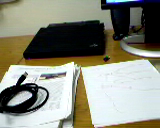
//> input picture 未整理的OpenCV代码/教学代码：学习OPENCV3源代码/example_16-01-imgA.png, 160 x 128 px
$ ./Exercises_9_1-2-10-11-12-15-16 example_16-01-imgA.png   (built with g++ and OpenCV 4)
//> lines starting //> are read from the running program, lines starting //| are printed output that depends on the picture; after the words box and inside, x2 and y2 are one past the last pixel; in counts of white or black regions, pixels touching at a corner belong together
//Exercises_9_1-2-10-11-12-15-16.cpp Exercises at end of Chapter 8
#include <opencv2/opencv.hpp>
#include <iostream>

using namespace cv;
using namespace std;


void help(const char **argv) {
	cout << "\n\n"
		<< "This program solves the Exercise 1、2、10、11、12、15 and 16 at the end of Chapter 9 \n"
		<< "Call:\n"
		<< argv[0] << " <path/image_name>\n\n"
		<< "For example: ./" << argv[0] << " ../lena.jpg\n"
		<< endl;
}

int main( int argc, const char** argv )
{
	help(argv);
	if(argc < 2) {
		cout << "\nERROR: You had too few parameters.\n" << endl;
		return -1;
	}
	Mat src ;
	Mat gray;
	Mat mask;
	Mat temp;
	Mat temp2;
	/************************************************************************/
	/* 1.  Load an image with interesting textures. Smooth the image in several ways using
	cv::smooth() with smoothtype=cv::GAUSSIAN.
	a.  Use a symmetric 3 × 3, 5 × 5, 9 × 9, and 11 × 11 smoothing window size and
	display the results.
	b.  Are the output results nearly the same by smoothing the image twice with a
	5 × 5 Gaussian filter as when you smooth once with two 11 × 11 filters? Why
	or why not?                                                                     */
	/************************************************************************/
	src = imread(argv[1]);
//> src is the input picture: 128 rows x 160 cols, CV_8UC3; mean B, G, R 124.1, 138, 137
	if (src.empty())
	{
		cout << "\nERROR: parameters is not a image name.\n" << endl;
		return -1;
	}
	double minPixelValue, maxPixelValue;
	//a
	Mat smooth33;Mat smooth55;Mat smooth99;Mat smooth111;
	GaussianBlur(src,smooth33,cv::Size(3,3),0);
	GaussianBlur(src,smooth55,cv::Size(5,5),0);
	GaussianBlur(src,smooth99,cv::Size(9,9),0);
	GaussianBlur(src,smooth111,cv::Size(11,11),0);
	//b
	GaussianBlur(smooth55,smooth55,cv::Size(5,5),0);
	temp = smooth55 - smooth111;
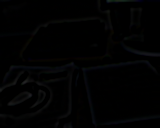
//> temp: 128 rows x 160 cols, CV_8UC3; mean B, G, R 2, 1.8, 1.6
	cv::minMaxIdx(temp, &minPixelValue, &maxPixelValue);
//> minPixelValue = 0; maxPixelValue = 41
	// maxPixelVaule  = 19 ,the result is " 5 × 5 Gaussian filter twice" is much like "11 × 11 filters"

	/************************************************************************/
	/* 2.  Create a 100 × 100 single-channel image. Set all pixels to 0. Finally, set the center
	pixel equal to 255.
	a.  Smooth this image with a 5 × 5 Gaussian filter and display the results. What
	did you find?
	b.  Do this again but with a 9 × 9 Gaussian filter.
	c.  What does it look like if you start over and smooth the image twice with the 5
	× 5 filter? Compare this with the 9 × 9 results. Are they nearly the same? Why
	or why not?
	*/
	/************************************************************************/
	Mat singleChanel100 = Mat(100,100,CV_8U,Scalar(0));
	singleChanel100.at<uchar>(50,50) = 255;

	//a
	GaussianBlur(singleChanel100,temp,cv::Size(5,5),0);
//> temp: 100 rows x 100 cols, CV_8UC1
	imshow("5 × 5 Gaussian filter",temp);
	//b
	GaussianBlur(singleChanel100,temp,cv::Size(9,9),0);
//> temp: 100 rows x 100 cols, CV_8UC1; min 0, max 14, mean 0.0262
	imshow("9 × 9Gaussian filter",temp);
	//c
	GaussianBlur(singleChanel100,temp,cv::Size(5,5),0);
	GaussianBlur(temp,temp,cv::Size(5,5),0);
//> temp: 100 rows x 100 cols, CV_8UC1; min 0, max 19, mean 0.0251
	GaussianBlur(singleChanel100,temp2,cv::Size(9,9),0);
	absdiff(temp,temp2,temp2);
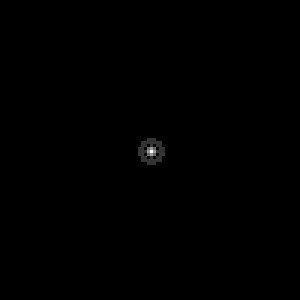
//> temp2: 100 rows x 100 cols, CV_8UC1 (shown 3 times larger); min 0, max 5, mean 0.0069; drawn with min black and max white
	cv::minMaxIdx(temp2, &minPixelValue, &maxPixelValue);
//> maxPixelValue = 5
	//maxPixelVaule = 5,the result are nearly the same
	/************************************************************************/
	/* 10.  Create  a  low-variance  random  image  (use  a  random  number  call  such  that  the
	numbers don’t differ by much more than three and most numbers are near zero).
	Load  the  image  into  a  drawing  program  such  as  PowerPoint,  and  then  draw  a
	wheel  of  lines  meeting  at  a  single  point.  Use  bilateral  filtering  on  the  resulting
	image and explain the results.                                                                     */
	/************************************************************************/
	Mat matLowVariance  = Mat(512,512,CV_8U,Scalar(0));
	RNG arng = cv::theRNG();
	arng.fill(matLowVariance,RNG::UNIFORM,0,30);
	//draw a wheel of lines meeting at the center
	line(matLowVariance,Point(256,256),Point(256,256-100),Scalar(255),1);
//> matLowVariance: 512 rows x 512 cols, CV_8UC1; min 0, max 255, mean 14.6
	line(matLowVariance,Point(256,256),Point(256+100,256+100),Scalar(255),1);
//> matLowVariance: 512 rows x 512 cols, CV_8UC1; min 0, max 255, mean 14.7
	line(matLowVariance,Point(256,256),Point(256+100,256),Scalar(255),1);
//> matLowVariance: 512 rows x 512 cols, CV_8UC1; min 0, max 255, mean 14.8
	line(matLowVariance,Point(256,256),Point(256+100,256-100),Scalar(255),1);
//> matLowVariance: 512 rows x 512 cols, CV_8UC1; min 0, max 255, mean 14.9
	line(matLowVariance,Point(256,256),Point(256,256+100),Scalar(255),1);
//> matLowVariance: 512 rows x 512 cols, CV_8UC1; min 0, max 255, mean 15
	line(matLowVariance,Point(256,256),Point(256-100,256-100),Scalar(255),1);
//> matLowVariance: 512 rows x 512 cols, CV_8UC1; min 0, max 255, mean 15.1
	line(matLowVariance,Point(256,256),Point(256-100,256),Scalar(255),1);
//> matLowVariance: 512 rows x 512 cols, CV_8UC1; min 0, max 255, mean 15.1
	line(matLowVariance,Point(256,256),Point(256-100,256+100),Scalar(255),1);
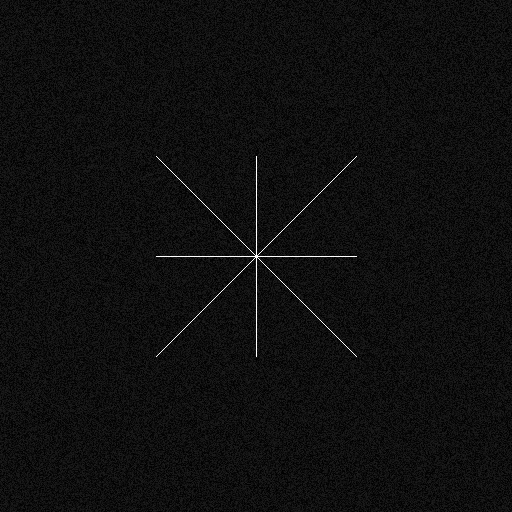
//> matLowVariance: 512 rows x 512 cols, CV_8UC1; min 0, max 255, mean 15.2
	imshow("a wheel  of  lines  meeting  at  a  single  point",matLowVariance);
	bilateralFilter(matLowVariance,temp,5,10.0,2.0);
//> temp: 512 rows x 512 cols, CV_8UC1
	imshow("bilateralFilter",temp);
	/************************************************************************/
	/* 11.  Load an image of a scene and convert it to grayscale.
	a.  Run  the  morphological  Top  Hat  operation  on  your  image  and  display  theresults.
	b.  Convert the resulting image into an 8-bit mask.
	c.  Copy a grayscale value into the original image where the Top Hat mask (from
	Part b of this exercise) is nonzero. Display the results.                                                                     */
	/************************************************************************/
	cvtColor(src,gray,COLOR_BGR2GRAY);
	//a
	morphologyEx(gray,temp,cv::MORPH_TOPHAT,Mat());//MOP_TOPHAT
//> temp: 128 rows x 160 cols, CV_8UC1
	imshow(" morphological  Top  Hat",temp);
	//b
	temp.convertTo(mask,CV_8UC1);
	//c
	cvtColor(gray,gray,COLOR_GRAY2BGR);
//> gray: 128 rows x 160 cols, CV_8UC3
	gray.copyTo(src,mask);
	imshow("execrise 11 result",src);
	/************************************************************************/
	/* 12.  Load an image with many details.
	a.  Use resize() to reduce the image by a factor of 2 in each dimension (hence
	the image will be reduced by a factor of 4). Do this three times and display the
	results.
	b.  Now take the original image and use cv::pyrDown() to reduce it three times,
	and then display the results.
	c.  How are the two results different? Why are the approaches different?
	*/
	/************************************************************************/
	//a
	Mat matResize;
	resize(src,matResize,cv::Size(0,0),0.5,0.5);
	resize(matResize,matResize,cv::Size(0,0),0.5,0.5);
//> matResize: 32 rows x 40 cols, CV_8UC3
	resize(matResize,matResize,cv::Size(0,0),0.5,0.5);
	imshow("resize 3 times",matResize);
	//b
	Mat	matPyrDown;
	pyrDown(src,matPyrDown);
	pyrDown(matPyrDown,matPyrDown);
//> matPyrDown: 32 rows x 40 cols, CV_8UC3
	pyrDown(matPyrDown,matPyrDown);
	imshow("pyrDown 3 times",matPyrDown);
	//c
	absdiff(matResize,matPyrDown,temp);
	imshow("two results of resize and pyDown diff",temp);
	/************************************************************************/
	/* 15.  Use  cv::filter2D()  to  create  a  filter  that  detects  only  60-degree  lines  in  an
	image. Display the results on a sufficiently interesting image scene.                                                                     */
	/************************************************************************/
	Mat matWithLines = Mat(512,512,CV_8UC1,Scalar(0));
	// create 9 lines
	for (int i=0;i<9;i++)
	{
		line(matWithLines,Point(arng.uniform(0,512),arng.uniform(0,521)),Point(arng.uniform(0,512),arng.uniform(0,521)),Scalar(255),1);
	}
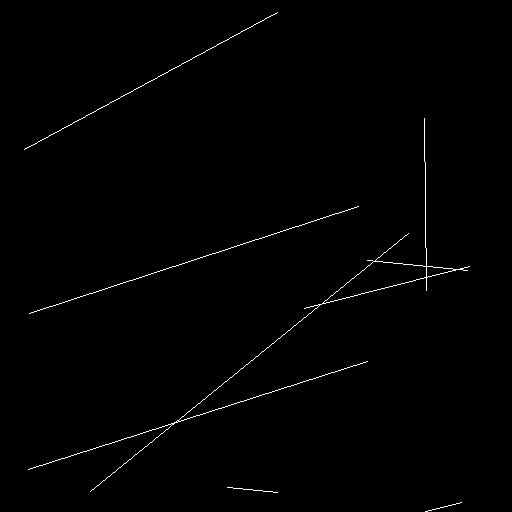
//> matWithLines: 512 rows x 512 cols, CV_8UC1; 0.67% white in thin lines or dots, all inside (x1, y1, x2, y2) = (24, 12, 470, 512)
	//45 degree line
	line(matWithLines,Point(0,512),Point(512,0),Scalar(255),1);
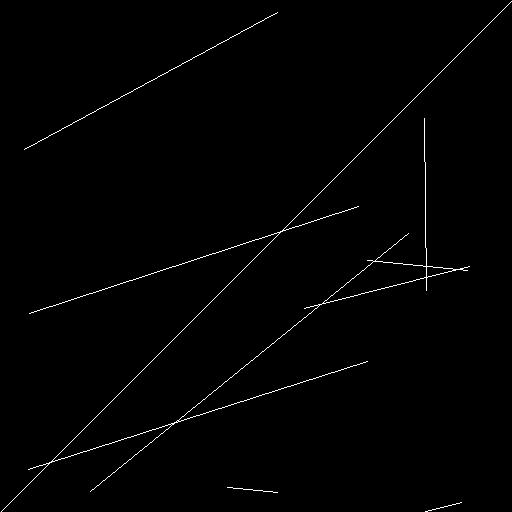
//> matWithLines: 512 rows x 512 cols, CV_8UC1; 0.87% white in thin lines or dots
	matWithLines.convertTo(matWithLines,CV_32FC1,1.0/255);
	// detects  only  45-degree lines
	Mat matKernel = Mat(3,3,CV_32FC1,Scalar(0));
    matKernel.at<float>(0,0) =  0 ;
	matKernel.at<float>(0,1) =  0 ;
	matKernel.at<float>(0,2) =  1.0/3 ;
	matKernel.at<float>(1,0) =  0 ;
	matKernel.at<float>(1,1) =  1.0/3 ;
	matKernel.at<float>(1,2) =  0 ;
	matKernel.at<float>(2,0) =  1.0/3 ;
	matKernel.at<float>(2,1) = 0;
	matKernel.at<float>(2,2) = 0;
	filter2D(matWithLines,temp,CV_32FC1,matKernel);
//> temp: 512 rows x 512 cols, CV_32FC1
	threshold(temp,temp,0.99,1,cv::THRESH_BINARY);
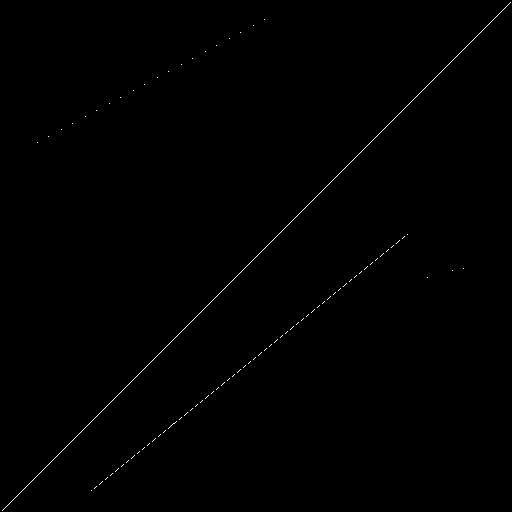
//> temp: 512 rows x 512 cols, CV_32FC1; values 0 (black) and 1 (white), 0.28% white in thin lines or dots
	/************************************************************************/
	/* 16.  Separable kernels: create a 3 × 3 Gaussian kernel using rows [(1/16, 2/16, 1/16),
	(2/16, 4/16, 2/16), (1/16, 2/16, 1/16)] and with anchor point in the middle.
	a.  Run this kernel on an image and display the results.
	b.  Now  create  two  one-dimensional  kernels  with  anchors  in  the  center:  one
	going  “across”  (1/4,  2/4,  1/4),  and  one  going  down  (1/4,  2/4,  1/4).  Load  the
	same  original  image  and  use  cv::filter2D()  to  convolve  the  image  twice,
	once with the first 1D kernel and once with the second 1D kernel. Describe
	the results.
	c.  Describe  the  order  of  complexity  (number  of  operations)  for  the  kernel  in
	part a and for the kernels in part b. The difference is the advantage of being
	able  to  use  separable  kernels  and  the  entire  Gaussian  class  of  filters—or  any
	linearly  decomposable  filter  that  is  separable,  since  convolution  is  a  linear
	operation.                                                                     */
	/************************************************************************/
	Mat matGaussianKernel = Mat(3,3,CV_32FC1,Scalar(0));
	matGaussianKernel.at<float>(0,0) = 1.0/16;
	matGaussianKernel.at<float>(0,1) = 2.0/16;
	matGaussianKernel.at<float>(0,2) = 1.0/16;
	matGaussianKernel.at<float>(1,0) = 2.0/16;
	matGaussianKernel.at<float>(1,1) = 4.0/16;
	matGaussianKernel.at<float>(1,2) = 2.0/16;
	matGaussianKernel.at<float>(2,0) = 1.0/16;
	matGaussianKernel.at<float>(2,1) = 2.0/16;
	matGaussianKernel.at<float>(2,2) = 1.0/16;
	//a
	src.convertTo(temp,CV_32F,1.0/255);
//> temp: 128 rows x 160 cols, CV_32FC3
	filter2D(temp,temp,CV_32F,matGaussianKernel);
	imshow("a 3 × 3 Gaussian kernel",temp);
	//b
	Mat matKernel1 = Mat(1,3,CV_32FC1,Scalar(0));
	Mat matKernel2 = Mat(3,1,CV_32FC1,Scalar(0));
	matKernel1.at<float>(0,0) = 1.0/4;
	matKernel1.at<float>(0,1) = 2.0/4;
	matKernel1.at<float>(0,2) = 1.0/4;
	matKernel2.at<float>(0,0) = 1.0/4;
	matKernel2.at<float>(1,0) = 2.0/4;
	matKernel2.at<float>(2,0) = 1.0/4;
	filter2D(temp,temp2,CV_32F,matKernel1);
//> temp2: 128 rows x 160 cols, CV_32FC3
	filter2D(temp2,temp2,CV_32F,matKernel2);
	absdiff(temp,temp2,temp2);
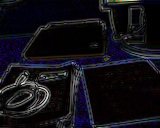
//> temp2: 128 rows x 160 cols, CV_32FC3; mean B, G, R 0.0118, 0.0086, 0.00942; drawn with min black and max white
	//temp and temp2 is just the same mat,maxPixelValue is very small,nearly ZERO
	cv::minMaxIdx(temp2, &minPixelValue, &maxPixelValue);
//> maxPixelValue = 0.131
	//c the order is no matter
	waitKey();
	return 0;
}

$ run again, on 未整理的OpenCV代码/教学代码：学习OPENCV3源代码/example_16-01-imgB.png
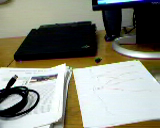
//> input picture 未整理的OpenCV代码/教学代码：学习OPENCV3源代码/example_16-01-imgB.png, 160 x 128 px
//> src is the input picture: 128 rows x 160 cols, CV_8UC3; mean B, G, R 123.6, 136, 134.3
//> `temp = smooth55 - smooth111;`:
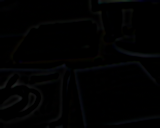
//> temp: 128 rows x 160 cols, CV_8UC3; mean B, G, R 1.9, 1.8, 1.6
//> `cv::minMaxIdx(temp, &minPixelValue, &maxPixelValue);`: minPixelValue = 0; maxPixelValue = 40
//> `cv::minMaxIdx(temp2, &minPixelValue, &maxPixelValue);`: maxPixelValue = 5
//> `absdiff(temp,temp2,temp2);`:
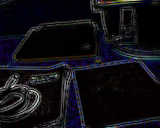
//> temp2: 128 rows x 160 cols, CV_32FC3; mean B, G, R 0.0113, 0.00841, 0.0091; drawn with min black and max white
//> `cv::minMaxIdx(temp2, &minPixelValue, &maxPixelValue);`: maxPixelValue = 0.136
